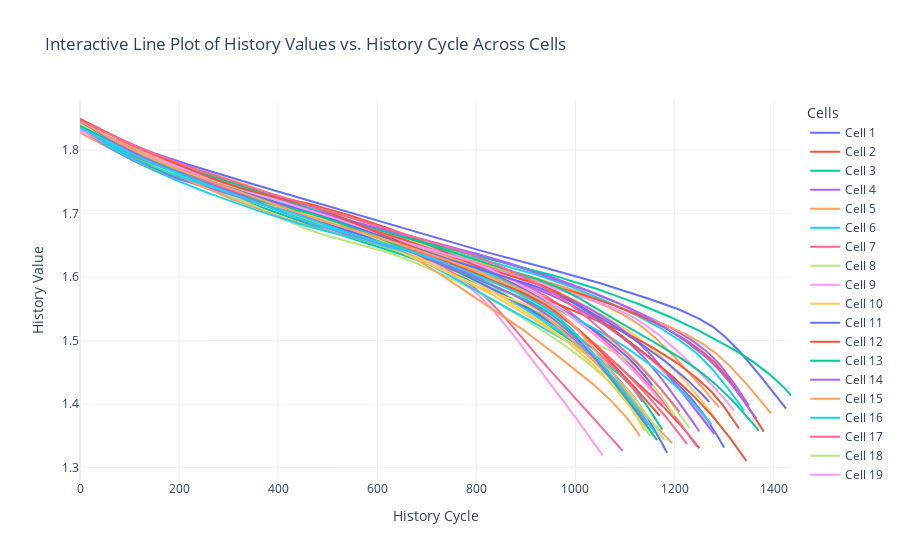

Notebook code cell kept with this figure:
### Code cell
import numpy as np
import pandas as pd
import plotly.graph_objects as go

# Create a Plotly figure
fig = go.Figure()

# Loop through all the cells
max_cell_id = data["Cell"].max()
for i in range(1, max_cell_id + 1):
    # Filter data for the current cell
    data_cell_i = data[data["Cell"] == i]
    
    # Get the last sample for this cell
    last_sample = data_cell_i.iloc[-1]
    
    # Extract history and history_cycle arrays
    history_data = np.array(last_sample["History"])
    history_cycle = np.array(last_sample["History_Cycle"])
    
    # Add a line trace for the current cell
    fig.add_trace(go.Scatter(
        x=history_cycle,
        y=history_data,
        mode='lines',
        name=f'Cell {i}'
    ))

# Customize layout
fig.update_layout(
    title="Interactive Line Plot of History Values vs. History Cycle Across Cells",
    xaxis_title="History Cycle",
    yaxis_title="History Value",
    legend_title="Cells",
    template="plotly_white"
)

# Show the interactive plot
fig.show()

### Figure 1 — Plotly figure (JSON) as saved in the notebook; plotly's stock layout.template omitted (floating-point values rounded to 4 significant figures; data arrays with more than 128 entries replaced by an {"elided": "..."} marker saying what was removed)
{"data": [{"mode": "lines", "name": "Cell 1", "type": "scatter", "x": {"elided": "261 int values"}, "y": {"elided": "261 float values"}}, {"mode": "lines", "name": "Cell 2", "type": "scatter", "x": {"elided": "251 int values"}, "y": {"elided": "251 float values"}}, {"mode": "lines", "name": "Cell 3", "type": "scatter", "x": {"elided": "236 int values"}, "y": {"elided": "236 float values"}}, {"mode": "lines", "name": "Cell 4", "type": "scatter", "x": {"elided": "271 int values"}, "y": {"elided": "271 float values"}}, {"mode": "lines", "name": "Cell 5", "type": "scatter", "x": {"elided": "280 int values"}, "y": {"elided": "280 float values"}}, {"mode": "lines", "name": "Cell 6", "type": "scatter", "x": {"elided": "269 int values"}, "y": {"elided": "269 float values"}}, {"mode": "lines", "name": "Cell 7", "type": "scatter", "x": {"elided": "250 int values"}, "y": {"elided": "250 float values"}}, {"mode": "lines", "name": "Cell 8", "type": "scatter", "x": {"elided": "241 int values"}, "y": {"elided": "241 float values"}}, {"mode": "lines", "name": "Cell 9", "type": "scatter", "x": {"elided": "255 int values"}, "y": {"elided": "255 float values"}}, {"mode": "lines", "name": "Cell 10", "type": "scatter", "x": {"elided": "258 int values"}, "y": {"elided": "258 float values"}}, {"mode": "lines", "name": "Cell 11", "type": "scatter", "x": {"elided": "286 int values"}, "y": {"elided": "286 float values"}}, {"mode": "lines", "name": "Cell 12", "type": "scatter", "x": {"elided": "277 int values"}, "y": {"elided": "277 float values"}}, {"mode": "lines", "name": "Cell 13", "type": "scatter", "x": {"elided": "228 int values"}, "y": {"elided": "228 float values"}}, {"mode": "lines", "name": "Cell 14", "type": "scatter", "x": {"elided": "257 int values"}, "y": {"elided": "257 float values"}}, {"mode": "lines", "name": "Cell 15", "type": "scatter", "x": {"elided": "259 int values"}, "y": {"elided": "259 float values"}}, {"mode": "lines", "name": "Cell 16", "type": "scatter", "x": {"elided": "230 int values"}, "y": {"elided": "230 float values"}}, {"mode": "lines", "name": "Cell 17", "type": "scatter", "x": {"elided": "220 int values"}, "y": {"elided": "220 float values"}}, {"mode": "lines", "name": "Cell 18", "type": "scatter", "x": {"elided": "231 int values"}, "y": {"elided": "231 float values"}}, {"mode": "lines", "name": "Cell 19", "type": "scatter", "x": {"elided": "212 int values"}, "y": {"elided": "212 float values"}}, {"mode": "lines", "name": "Cell 20", "type": "scatter", "x": {"elided": "229 int values"}, "y": {"elided": "229 float values"}}, {"mode": "lines", "name": "Cell 21", "type": "scatter", "x": {"elided": "238 int values"}, "y": {"elided": "238 float values"}}, {"mode": "lines", "name": "Cell 22", "type": "scatter", "x": {"elided": "267 int values"}, "y": {"elided": "267 float values"}}, {"mode": "lines", "name": "Cell 23", "type": "scatter", "x": {"elided": "288 int values"}, "y": {"elided": "288 float values"}}, {"mode": "lines", "name": "Cell 24", "type": "scatter", "x": {"elided": "251 int values"}, "y": {"elided": "251 float values"}}, {"mode": "lines", "name": "Cell 25", "type": "scatter", "x": {"elided": "227 int values"}, "y": {"elided": "227 float values"}}, {"mode": "lines", "name": "Cell 26", "type": "scatter", "x": {"elided": "228 int values"}, "y": {"elided": "228 float values"}}, {"mode": "lines", "name": "Cell 27", "type": "scatter", "x": {"elided": "228 int values"}, "y": {"elided": "228 float values"}}, {"mode": "lines", "name": "Cell 28", "type": "scatter", "x": {"elided": "247 int values"}, "y": {"elided": "247 float values"}}, {"mode": "lines", "name": "Cell 29", "type": "scatter", "x": {"elided": "265 int values"}, "y": {"elided": "265 float values"}}, {"mode": "lines", "name": "Cell 30", "type": "scatter", "x": {"elided": "228 int values"}, "y": {"elided": "228 float values"}}, {"mode": "lines", "name": "Cell 31", "type": "scatter", "x": {"elided": "232 int values"}, "y": {"elided": "232 float values"}}, {"mode": "lines", "name": "Cell 32", "type": "scatter", "x": {"elided": "270 int values"}, "y": {"elided": "270 float values"}}, {"mode": "lines", "name": "Cell 33", "type": "scatter", "x": {"elided": "275 int values"}, "y": {"elided": "275 float values"}}, {"mode": "lines", "name": "Cell 34", "type": "scatter", "x": {"elided": "274 int values"}, "y": {"elided": "274 float values"}}, {"mode": "lines", "name": "Cell 35", "type": "scatter", "x": {"elided": "240 int values"}, "y": {"elided": "240 float values"}}, {"mode": "lines", "name": "Cell 36", "type": "scatter", "x": {"elided": "256 int values"}, "y": {"elided": "256 float values"}}, {"mode": "lines", "name": "Cell 37", "type": "scatter", "x": {"elided": "246 int values"}, "y": {"elided": "246 float values"}}, {"mode": "lines", "name": "Cell 38", "type": "scatter", "x": {"elided": "237 int values"}, "y": {"elided": "237 float values"}}, {"mode": "lines", "name": "Cell 39", "type": "scatter", "x": {"elided": "237 int values"}, "y": {"elided": "237 float values"}}, {"mode": "lines", "name": "Cell 40", "type": "scatter", "x": {"elided": "233 int values"}, "y": {"elided": "233 float values"}}, {"mode": "lines", "name": "Cell 41", "type": "scatter", "x": {"elided": "255 int values"}, "y": {"elided": "255 float values"}}, {"mode": "lines", "name": "Cell 42", "type": "scatter", "x": {"elided": "235 int values"}, "y": {"elided": "235 float values"}}, {"mode": "lines", "name": "Cell 43", "type": "scatter", "x": {"elided": "234 int values"}, "y": {"elided": "234 float values"}}, {"mode": "lines", "name": "Cell 44", "type": "scatter", "x": {"elided": "230 int values"}, "y": {"elided": "230 float values"}}, {"mode": "lines", "name": "Cell 45", "type": "scatter", "x": {"elided": "228 int values"}, "y": {"elided": "228 float values"}}, {"mode": "lines", "name": "Cell 46", "type": "scatter", "x": {"elided": "233 int values"}, "y": {"elided": "233 float values"}}, {"mode": "lines", "name": "Cell 47", "type": "scatter", "x": {"elided": "243 int values"}, "y": {"elided": "243 float values"}}], "layout": {"legend": {"title": {"text": "Cells"}}, "title": {"text": "Interactive Line Plot of History Values vs. History Cycle Across Cells"}, "xaxis": {"title": {"text": "History Cycle"}}, "yaxis": {"title": {"text": "History Value"}}}}
